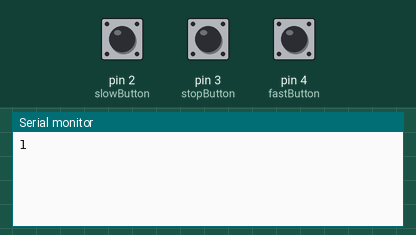
Bench run of a sketch on a simulated Arduino Uno, built with avr-gcc and run on an emulated ATmega328P. On the bench: the last lines printed to the serial monitor. The test bench sets the inputs (shaded band); at power-on: pin 2 (slowButton) LOW, pin 3 (stopButton) LOW, pin 4 (fastButton) LOW. No radio packets arrive unless stated.

Above: at 1.2 s.
1.3 s: pin 2 (slowButton) pulled HIGH for 0.15 s
At 2.0 s:
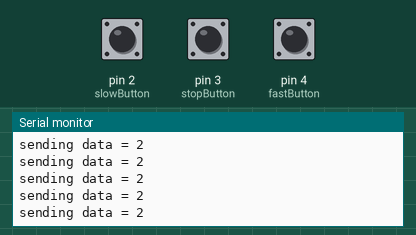
2.9 s: pin 3 (stopButton) pulled HIGH for 0.15 s
At 4.2 s:
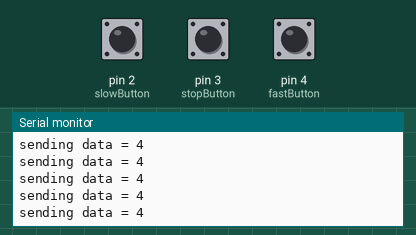
4.5 s: pin 4 (fastButton) pulled HIGH for 0.15 s
At 5.6 s:
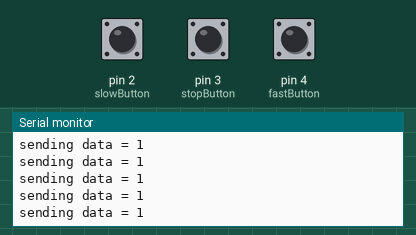
6.1 s: pin 2 (slowButton) driven HIGH and pin 3 (stopButton) driven HIGH
At 6.9 s:
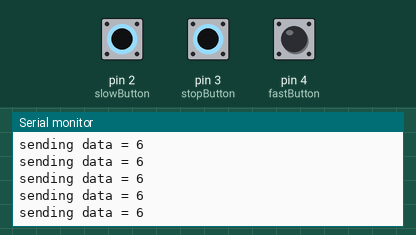
9.1 s: pin 4 (fastButton) pulled HIGH for 1 s
At 9.6 s:
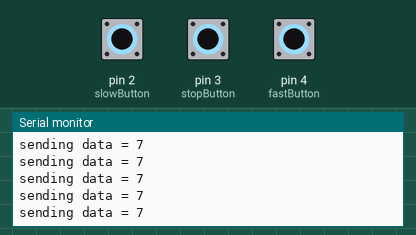
Timing chart, 0 to 10.0 s (numbered marks = the images above; inputs shaded):
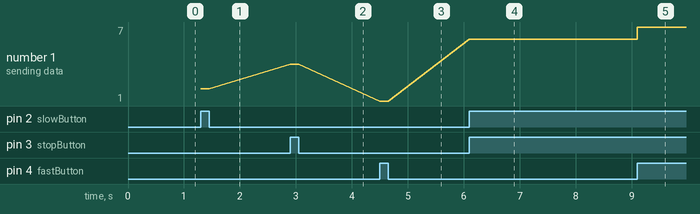

The sketch:

MidtermT1.ino
```cpp
/*
  Salama Almheiri
  Midterm (transmitter)
  Oct 5 2021
  Version 1
*/

const int CEPIN = 9;
const int CSNPIN = 10;

// In summary,
// nRF 24L01 pin    Arduino pin   name
//          1                     GND
//          2                     3.3V
//          3             9       CE
//          4             10      CSN
//          5             13      SCLK
//          6             11      MOSI/COPI
//          7             12      MISO/CIPO

#include <SPI.h>
#include <nRF24L01.h>
#include <RF24.h>
RF24 radio(CEPIN, CSNPIN);                // CE, CSN

// Byte of array representing the address.
// This is the address where we will send the data.
// This should be same on the receiving side.
const byte address[6] = "00001";

// pushbuttons
const int stopButton = 3; //Tiny Grey button
const int slowButton = 2; //Green button
const int fastButton = 4; //Red button

void setup() {
  Serial.begin(115200);

  boolean retval = radio.begin();   //Starting the Wireless communication
  Serial.println(retval);
  radio.openWritingPipe(address);  //destination addres
  radio.setPALevel(RF24_PA_MIN);   // min or max
  radio.stopListening();           //This sets the module as transmitter
}
void loop() {

int stopB = digitalRead(stopButton) << 2; //case 4
int slow = digitalRead(slowButton) << 1; //case 2
int fast = digitalRead(fastButton) << 0; //case 1 //bit position 0
int data = stopB | slow| fast;
    if (data) {
      Serial.print( "sending data = " );
      Serial.println(data);
      radio.write(&data, sizeof(data)) ;
    }
}
```

Measured:
- after the input at 1.3 s, the serial monitor: prints a new line at once (image 1)
- after the input at 2.9 s, the serial monitor: prints a new line at once (image 2)
- after the input at 4.5 s, the serial monitor: prints a new line at once (image 3)
- after the input at 6.1 s, the serial monitor: prints a new line at once (image 4)
- after the input at 9.1 s, the serial monitor: prints a new line at once (image 5)
- plotted number 1: 2 → 4 after the input at 2.9 s, 4 → 1 after the input at 4.5 s, 1 → 6 after the input at 6.1 s, 6 → 7 after the input at 9.1 s
